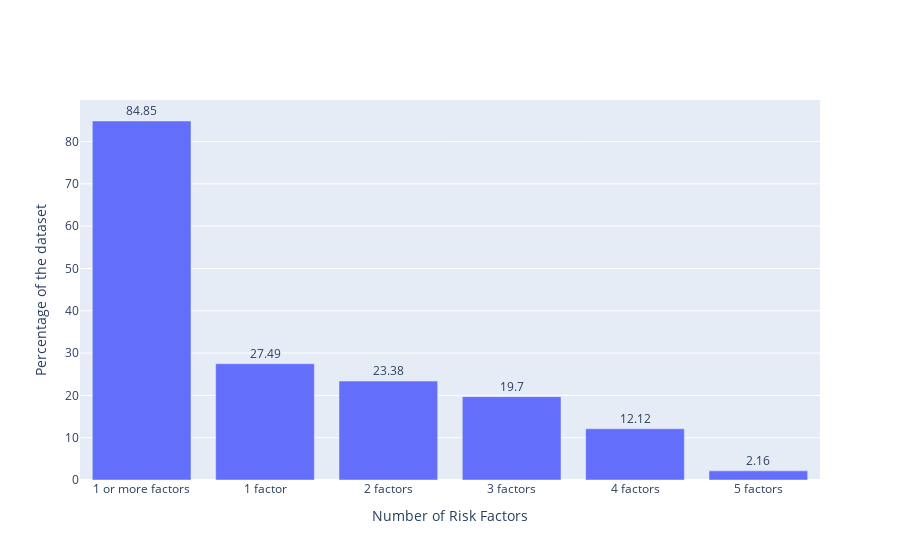

The notebook cell saved with this chart:
### Code cell
risks_percent = [round((x/462)*100,2) for x in risks]
factors = ['1 or more factors', '1 factor', '2 factors', '3 factors', '4 factors', '5 factors']

# Create a bar chart
fig = go.Figure(data=[go.Bar(x=factors, y=risks_percent)])

# Update the layout
fig.update_layout(xaxis_title='Number of Risk Factors', yaxis_title='Percentage of the dataset')

# Add number labels to the bars
fig.update_layout(annotations=[go.layout.Annotation(x=i, y=v, text=str(v), xanchor='center', yanchor='bottom', showarrow=False) for i, v in enumerate(risks_percent)])

# Show the plot
fig.show()

### Figure 1 — Plotly figure (JSON) as saved in the notebook; plotly's stock layout.template omitted (floating-point values rounded to 4 significant figures)
{"data": [{"type": "bar", "x": ["1 or more factors", "1 factor", "2 factors", "3 factors", "4 factors", "5 factors"], "y": [84.85, 27.49, 23.38, 19.7, 12.12, 2.16]}], "layout": {"annotations": [{"showarrow": false, "text": "84.85", "x": 0, "xanchor": "center", "y": 84.85, "yanchor": "bottom"}, {"showarrow": false, "text": "27.49", "x": 1, "xanchor": "center", "y": 27.49, "yanchor": "bottom"}, {"showarrow": false, "text": "23.38", "x": 2, "xanchor": "center", "y": 23.38, "yanchor": "bottom"}, {"showarrow": false, "text": "19.7", "x": 3, "xanchor": "center", "y": 19.7, "yanchor": "bottom"}, {"showarrow": false, "text": "12.12", "x": 4, "xanchor": "center", "y": 12.12, "yanchor": "bottom"}, {"showarrow": false, "text": "2.16", "x": 5, "xanchor": "center", "y": 2.16, "yanchor": "bottom"}], "xaxis": {"title": {"text": "Number of Risk Factors"}}, "yaxis": {"title": {"text": "Percentage of the dataset"}}}}
